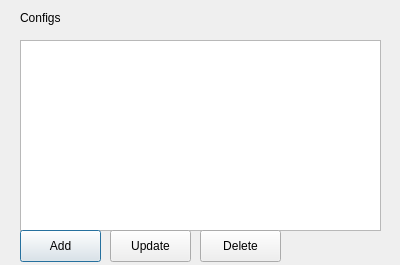
<?xml version="1.0" encoding="UTF-8"?>
<ui version="4.0">
 <class>RemoteConfigWindow</class>
 <widget class="QDialog" name="RemoteConfigWindow">
  <property name="geometry">
   <rect>
    <x>0</x>
    <y>0</y>
    <width>400</width>
    <height>265</height>
   </rect>
  </property>
  <property name="windowTitle">
   <string>Dialog</string>
  </property>
  <widget class="QLabel" name="label">
   <property name="geometry">
    <rect>
     <x>20</x>
     <y>10</y>
     <width>111</width>
     <height>16</height>
    </rect>
   </property>
   <property name="text">
    <string>Configs</string>
   </property>
  </widget>
  <widget class="QTableView" name="tableView">
   <property name="geometry">
    <rect>
     <x>20</x>
     <y>40</y>
     <width>361</width>
     <height>191</height>
    </rect>
   </property>
  </widget>
  <widget class="QPushButton" name="addButton">
   <property name="geometry">
    <rect>
     <x>20</x>
     <y>230</y>
     <width>81</width>
     <height>32</height>
    </rect>
   </property>
   <property name="text">
    <string>Add</string>
   </property>
  </widget>
  <widget class="QPushButton" name="updateButton">
   <property name="geometry">
    <rect>
     <x>110</x>
     <y>230</y>
     <width>81</width>
     <height>32</height>
    </rect>
   </property>
   <property name="text">
    <string>Update</string>
   </property>
  </widget>
  <widget class="QPushButton" name="deleteButton">
   <property name="geometry">
    <rect>
     <x>200</x>
     <y>230</y>
     <width>81</width>
     <height>32</height>
    </rect>
   </property>
   <property name="text">
    <string>Delete</string>
   </property>
  </widget>
 </widget>
 <resources/>
 <connections/>
</ui>
